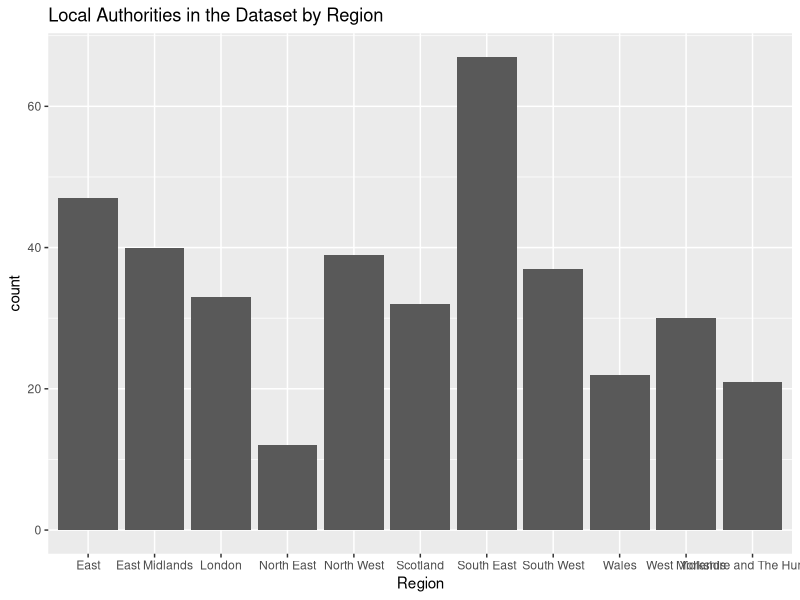
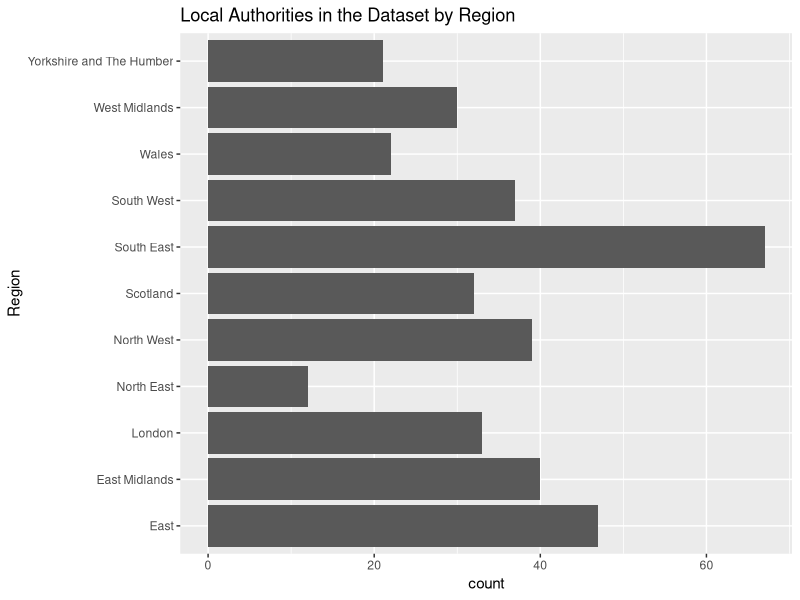
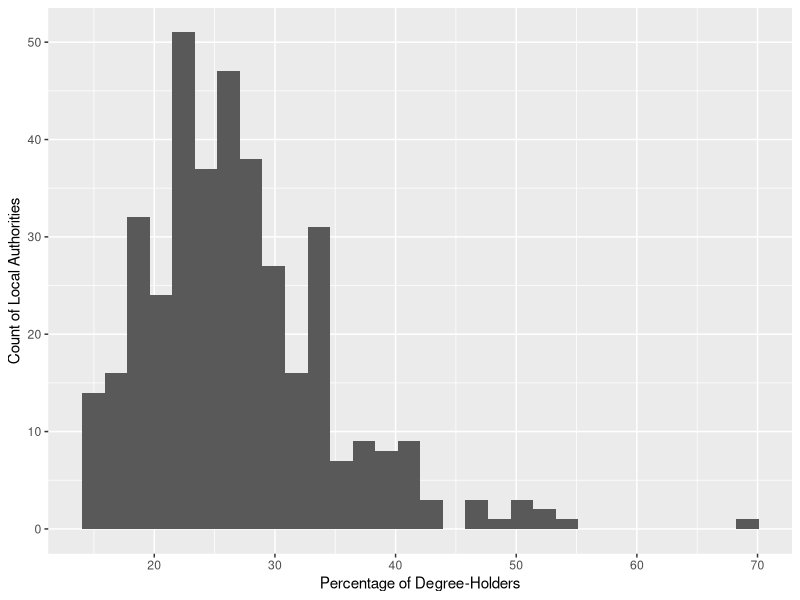
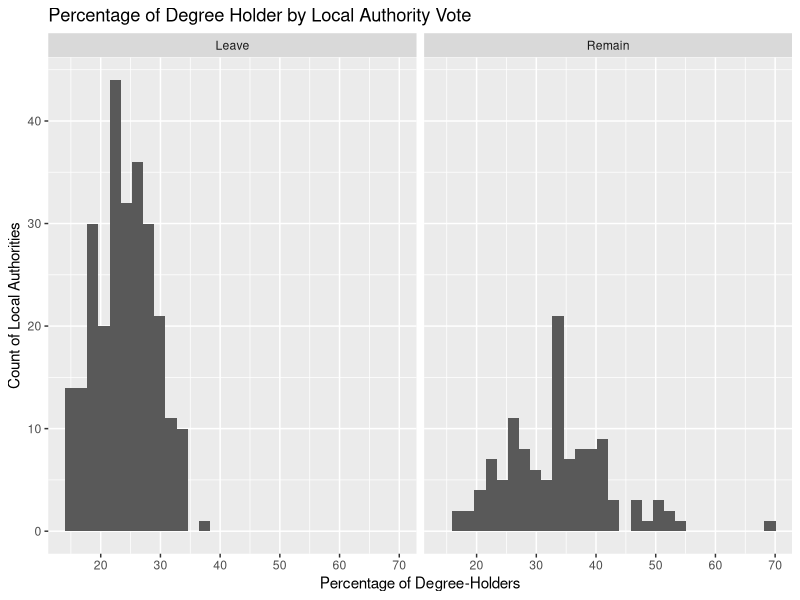
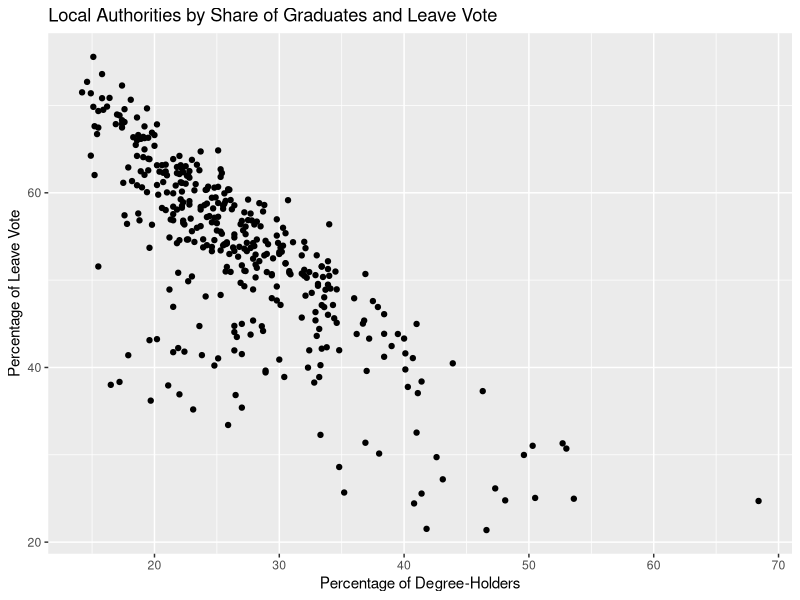
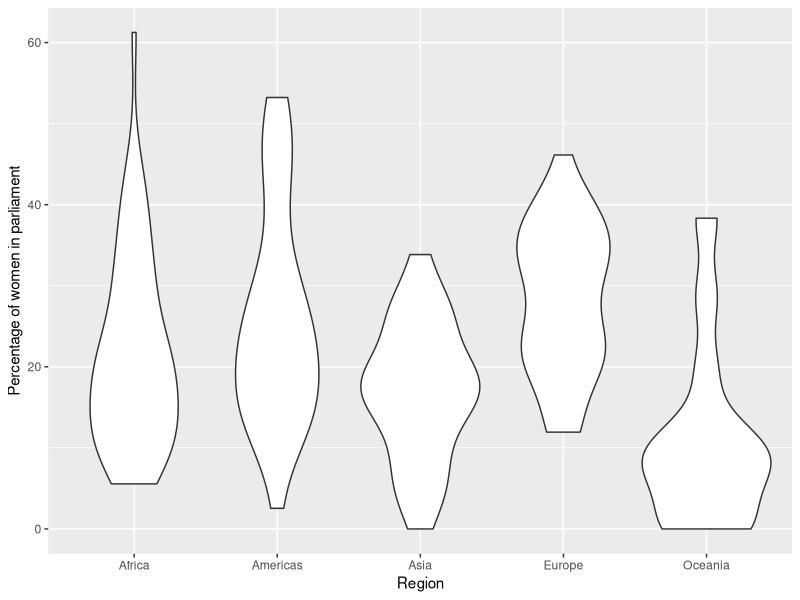
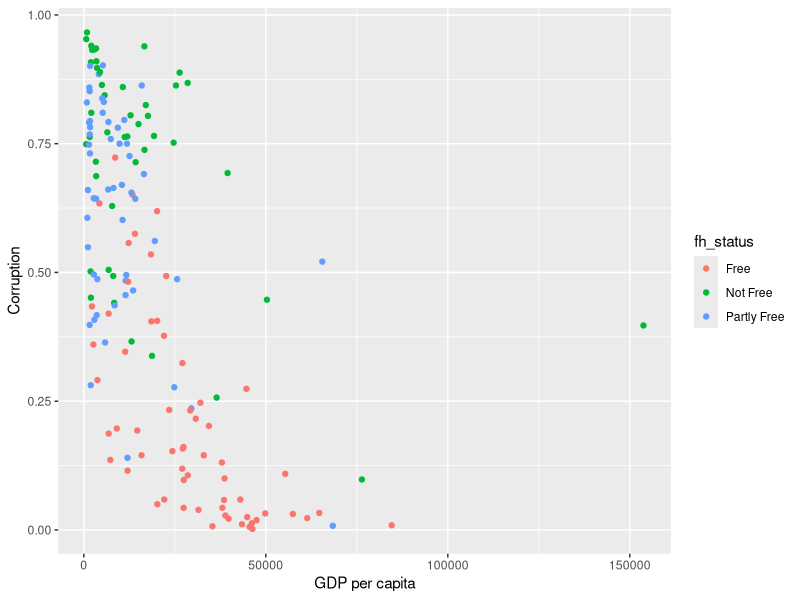
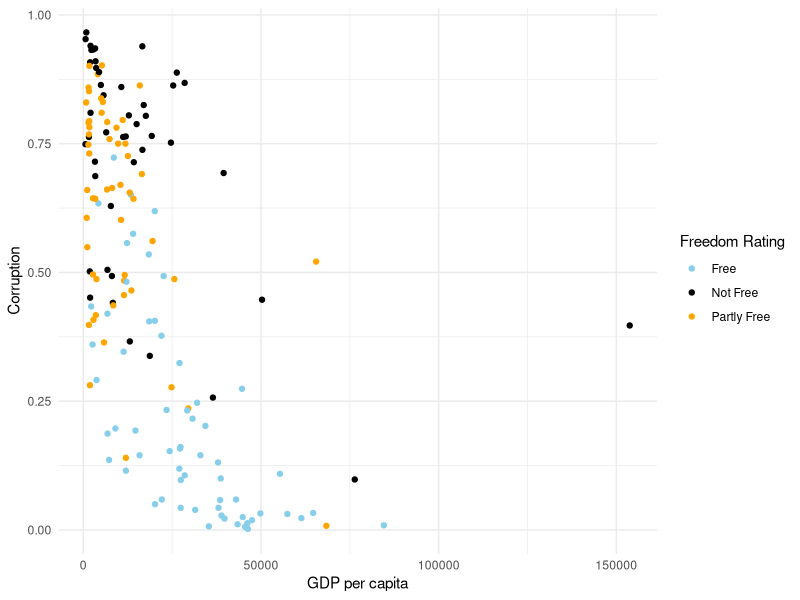

These charts were generated, in order, by the following R code:
## ---- chunk 1
library(tidyverse) # load package at start of session
## ---- chunk 2
brexit <- read.csv("brexit.csv") # get the brexit data 
## ---- chunk 3
ggplot(data = brexit) + 
  geom_bar(mapping = aes(x = region)) + 
  xlab("Region") + ggtitle("Local Authorities in the Dataset by Region")
## ---- chunk 4
ggplot(data = brexit) + 
  geom_bar(mapping = aes(y = region)) + 
  ylab("Region") + ggtitle("Local Authorities in the Dataset by Region")
## ---- chunk 5
ggplot(data = brexit) + 
  geom_histogram(mapping = aes(x = percent_degree)) + 
  xlab("Percentage of Degree-Holders") + ylab("Count of Local Authorities") 
## ---- chunk 6
#create a ‘winner’ variable recording whether the LA is Leave- or Remain- majority
brexit$winner <- NA
brexit$winner[brexit$percent_leave > 50] <- "Leave"
brexit$winner[brexit$percent_leave < 50] <- "Remain"

# use a histogram and faceting to plot
ggplot(data = brexit) + 
  geom_histogram(mapping = aes(x = percent_degree)) + 
  facet_wrap(~winner) +  
  xlab("Percentage of Degree-Holders") + 
  ylab("Count of Local Authorities") +
  ggtitle("Percentage of Degree Holder by Local Authority Vote")
## ---- chunk 7
# use a scatterplot
ggplot(data = brexit) + 
  geom_point(mapping = aes(x = percent_degree, y = percent_leave)) + 
  xlab("Percentage of Degree-Holders") + 
  ylab("Percentage of Leave Vote") +
  ggtitle("Local Authorities by Share of Graduates and Leave Vote")
## ---- chunk 8
qog <- read.csv("qog2022.csv") # get the data 

ggplot(data = qog) + 
  geom_violin(mapping = aes(x = region, y = wdi_wip)) + 
  xlab("Region") + ylab("Percentage of women in parliament")

## ---- chunk 9
ggplot(data = qog) + 
  geom_point(mapping = aes(x = mad_gdppc, y = vdem_corr, colour = fh_status)) + 
  xlab("GDP per capita") + ylab("Corruption")

## ---- chunk 10
ggplot(data = qog) + 
  geom_point(mapping = aes(x = mad_gdppc, y = vdem_corr, colour = fh_status)) + 
  xlab("GDP per capita") + ylab("Corruption") + 
  scale_colour_manual(values = c("skyblue", "black", "orange"), name = "Freedom Rating") + 
  theme_minimal()

## ---- chunk 11
ggplot(data = qog) + 
  geom_point(mapping = aes(x = mad_gdppc, y = vdem_corr, colour = fh_ipolity2)) + 
  xlab("GDP per capita") + ylab("Corruption")

## ---- chunk 12
ggplot(data = qog) + 
  geom_point(mapping = aes(x = mad_gdppc, y = vdem_corr)) + 
  xlab("GDP per capita") + ylab("Corruption") + facet_wrap(~fh_status)

